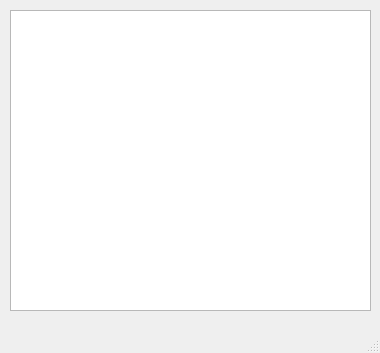
<?xml version="1.0" encoding="UTF-8"?>
<ui version="4.0">
 <class>MainWindow</class>
 <widget class="QMainWindow" name="MainWindow">
  <property name="geometry">
   <rect>
    <x>0</x>
    <y>0</y>
    <width>380</width>
    <height>353</height>
   </rect>
  </property>
  <property name="windowTitle">
   <string>MainWindow</string>
  </property>
  <widget class="QWidget" name="centralwidget">
   <widget class="QTableWidget" name="tableWidget">
    <property name="geometry">
     <rect>
      <x>10</x>
      <y>10</y>
      <width>361</width>
      <height>301</height>
     </rect>
    </property>
   </widget>
  </widget>
  <widget class="QMenuBar" name="menubar">
   <property name="geometry">
    <rect>
     <x>0</x>
     <y>0</y>
     <width>380</width>
     <height>18</height>
    </rect>
   </property>
  </widget>
  <widget class="QStatusBar" name="statusbar"/>
 </widget>
 <resources/>
 <connections/>
</ui>
